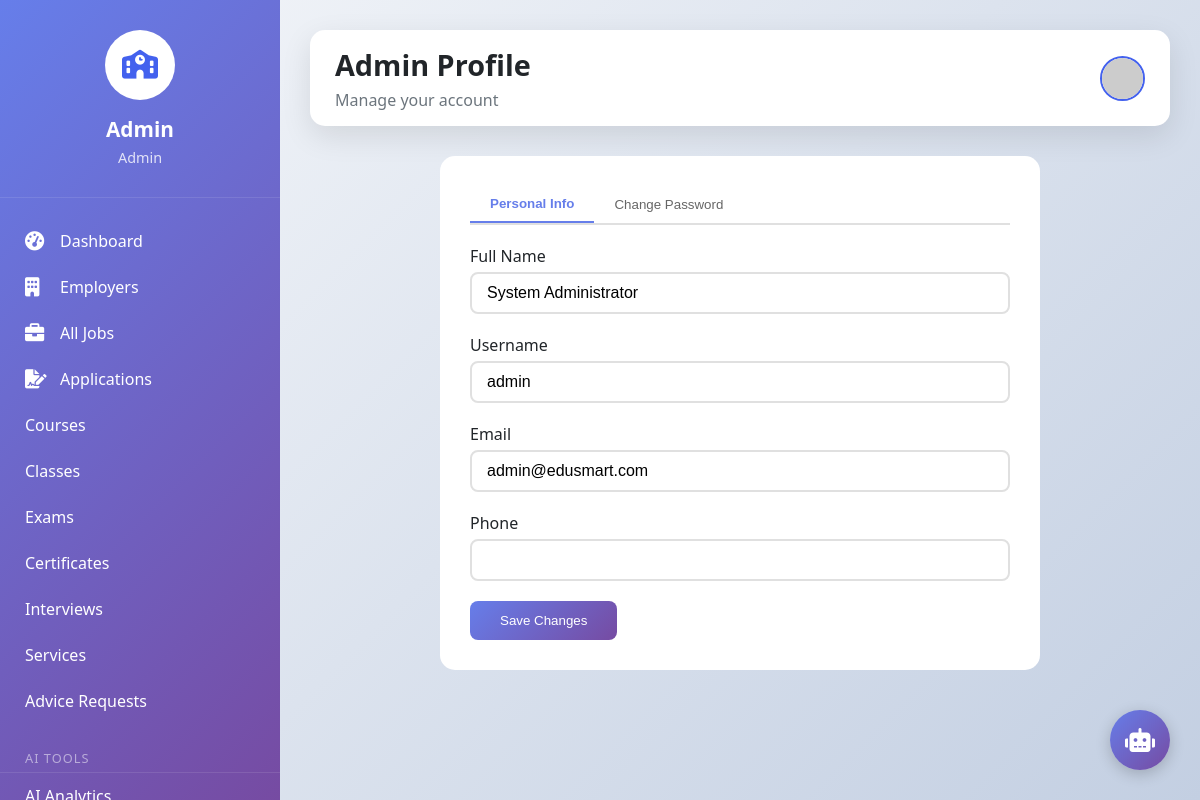
The app's page /admin/profile.php (signed in) with its own data.
### tables this page shows
CREATE TABLE `users` (
  `id` int NOT NULL AUTO_INCREMENT,
  `username` varchar(50) NOT NULL,
  `email` varchar(100) NOT NULL,
  `password` varchar(255) NOT NULL,
  `reset_token` varchar(255) DEFAULT NULL,
  `reset_expires` datetime DEFAULT NULL,
  `full_name` varchar(100) NOT NULL,
  `phone` varchar(20) DEFAULT NULL,
  `address` text,
  `role` enum('super_admin','admin','teacher','student','parent') DEFAULT 'student',
  `profile_pic` varchar(255) DEFAULT NULL,
  `is_active` tinyint(1) DEFAULT '1',
  `last_login` datetime DEFAULT NULL,
  `created_at` timestamp NULL DEFAULT CURRENT_TIMESTAMP,
  `updated_at` timestamp NULL DEFAULT CURRENT_TIMESTAMP ON UPDATE CURRENT_TIMESTAMP,
  `notification_preference` enum('email','sms','both') DEFAULT 'both',
  PRIMARY KEY (`id`),
  UNIQUE KEY `username` (`username`),
  UNIQUE KEY `email` (`email`)
);

### admin/profile.php (the view, shortened to what this page needs)
<?php
require_once '../config/database.php';
$user_id = $_SESSION['user_id'];
$admin = [];
try {
    $query = "SELECT * FROM users WHERE id = ?";
    $stmt = $conn->prepare($query);
    $stmt->bind_param("i", $user_id);
    $stmt->execute();
    $result = $stmt->get_result();
    $admin = $result->fetch_assoc();
} catch (Exception $e) {
    error_log("Error loading profile: " . $e->getMessage());
    $message = "Error loading profile.";
    $message_type = 'error';
}
?>
<!DOCTYPE html>
<html lang="en">
<head>
    <link rel="stylesheet" href="https://cdnjs.cloudflare.com/ajax/libs/font-awesome/6.0.0/css/all.min.css">
    <link rel="stylesheet" href="../assets/css/style.css">
    <link rel="stylesheet" href="../assets/css/ai-widget.css">
</head>
<body class="admin-dashboard">
    <?php include '../includes/sidebar.php'; ?>
    <div class="main-content">
        <div class="top-nav">
            <div class="page-title">
                <h1>Admin Profile</h1>
                <p>Manage your account</p>
            </div>
            <div class="user-profile">
                <img src="https://ui-avatars.com/api/?name=<?php echo urlencode($admin['full_name'] ?? 'Admin'); ?>&background=667eea&color=fff&size=45" class="profile-img">
            </div>
        </div>
        <div class="profile-container">
            <div class="tabs">
                <button class="tab-btn active" onclick="showTab('info')">Personal Info</button>
                <button class="tab-btn" onclick="showTab('password')">Change Password</button>
            </div>
            <div id="info-tab" class="tab-pane active">
                <form method="POST">
                    <div class="form-group">
                        <label>Full Name</label>
                        <input type="text" name="full_name" class="form-control" value="<?php echo htmlspecialchars($admin['full_name'] ?? ''); ?>" required>
                    </div>
                    <div class="form-group">
                        <label>Username</label>
                        <input type="text" name="username" class="form-control" value="<?php echo htmlspecialchars($admin['username'] ?? ''); ?>" required>
                    </div>
                    <div class="form-group">
                        <label>Email</label>
                        <input type="email" name="email" class="form-control" value="<?php echo htmlspecialchars($admin['email'] ?? ''); ?>" required>
                    </div>
                    <div class="form-group">
                        <label>Phone</label>
                        <input type="tel" name="phone" class="form-control" value="<?php echo htmlspecialchars($admin['phone'] ?? ''); ?>">
                    </div>
                    <button type="submit" class="btn-save">Save Changes</button>
                </form>
            </div>
        </div>
    </div>
</body>
</html>

### assets/css/style.css (style rules this page uses)
:root { --primary: #4361ee; --secondary: #3f37c9; --success: #4cc9f0; --danger: #f72585; --warning: #f8961e; --info: #4895ef; --light: #f8f9fa; --dark: #212529; --white: #ffffff; --gray: #6c757d; --gradient-1: linear-gradient(135deg, #667eea 0%, #764ba2 100%); --gradient-2: linear-gradient(135deg, #f093fb 0%, #f5576c 100%); --gradient-3: linear-gradient(135deg, #4facfe 0%, #00f2fe 100%); --gradient-4: linear-gradient(135deg, #43e97b 0%, #38f9d7 100%); --shadow-sm: 0 2px 4px rgba(0,0,0,0.1); --shadow: 0 10px 30px rgba(0,0,0,0.1); --shadow-hover: 0 15px 40px rgba(0,0,0,0.2); --transition: all 0.3s ease; }
* { margin: 0; padding: 0; box-sizing: border-box; }
body { font-family: 'Segoe UI', Tahoma, Geneva, Verdana, sans-serif; background: linear-gradient(135deg, #f5f7fa 0%, #c3cfe2 100%); min-height: 100vh; }
.form-group { margin-bottom: 20px; position: relative; }
.form-group label { display: block; margin-bottom: 8px; color: var(--dark); font-weight: 500; }
.form-control { width: 100%; padding: 12px 15px 12px 45px; border: 2px solid #e0e0e0; border-radius: 10px; font-size: 1em; transition: var(--transition); background: white; }
.main-content { flex: 1; margin-left: 280px; padding: 30px; }
.top-nav { background: white; border-radius: 15px; padding: 15px 25px; margin-bottom: 30px; display: flex; justify-content: space-between; align-items: center; box-shadow: var(--shadow); animation: slideDown 0.5s ease; }
.page-title h1 { font-size: 1.8em; color: var(--dark); margin-bottom: 5px; }
.page-title p { color: var(--gray); }
.user-profile { display: flex; align-items: center; gap: 20px; }
.profile-img { width: 45px; height: 45px; border-radius: 50%; object-fit: cover; border: 2px solid var(--primary); transition: var(--transition); }
body { font-size: 16px; }

### admin/profile.php (style rules this page uses)
.profile-container { max-width: 600px; margin: 0 auto; background: white; border-radius: 15px; padding: 30px; }
.form-group { margin-bottom: 20px; }
.form-group label { display: block; margin-bottom: 5px; font-weight: 500; }
.form-control { width: 100%; padding: 10px 15px; border: 2px solid #e0e0e0; border-radius: 8px; }
.btn-save { background: linear-gradient(135deg, #667eea 0%, #764ba2 100%); color: white; padding: 12px 30px; border: none; border-radius: 8px; cursor: pointer; }
.tabs { display: flex; border-bottom: 2px solid #e0e0e0; margin-bottom: 20px; }
.tab-btn { padding: 10px 20px; background: none; border: none; cursor: pointer; color: #666; }
.tab-btn.active { color: #667eea; font-weight: 600; border-bottom: 2px solid #667eea; }
.tab-pane { display: none; }
.tab-pane.active { display: block; }

### records on screen
users: full_name "System Administrator", username "admin", email "admin@edusmart.com"

### other values on screen
$user_name "Admin"
$user_role_display "Admin"
